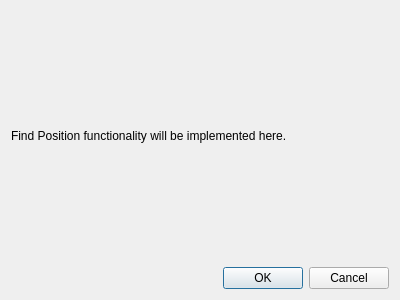
<?xml version="1.0" encoding="UTF-8"?>
<ui version="4.0">
 <class>FindPositionDialog</class>
 <widget class="QDialog" name="FindPositionDialog">
  <property name="geometry">
   <rect>
    <x>0</x>
    <y>0</y>
    <width>400</width>
    <height>300</height>
   </rect>
  </property>
  <property name="windowTitle">
   <string>Find Position</string>
  </property>
  <layout class="QVBoxLayout" name="verticalLayout">
   <item>
    <widget class="QLabel" name="label">
     <property name="text">
      <string>Find Position functionality will be implemented here.</string>
     </property>
    </widget>
   </item>
   <item>
    <widget class="QDialogButtonBox" name="buttonBox">
     <property name="orientation">
      <enum>Qt::Horizontal</enum>
     </property>
     <property name="standardButtons">
      <set>QDialogButtonBox::Cancel|QDialogButtonBox::Ok</set>
     </property>
    </widget>
   </item>
  </layout>
 </widget>
 <resources/>
 <connections>
  <connection>
   <sender>buttonBox</sender>
   <signal>accepted()</signal>
   <receiver>FindPositionDialog</receiver>
   <slot>accept()</slot>
   <hints>
    <hint type="sourcelabel">
     <x>248</x>
     <y>254</y>
    </hint>
    <hint type="destinationlabel">
     <x>157</x>
     <y>274</y>
    </hint>
   </hints>
  </connection>
  <connection>
   <sender>buttonBox</sender>
   <signal>rejected()</signal>
   <receiver>FindPositionDialog</receiver>
   <slot>reject()</slot>
   <hints>
    <hint type="sourcelabel">
     <x>316</x>
     <y>260</y>
    </hint>
    <hint type="destinationlabel">
     <x>286</x>
     <y>274</y>
    </hint>
   </hints>
  </connection>
 </connections>
</ui>
